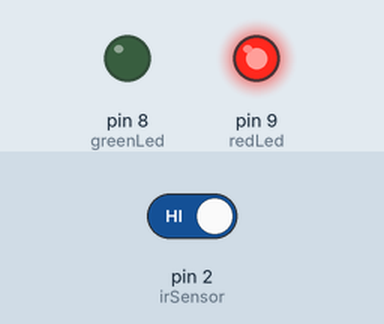
Simulated run of this sketch. Board: Arduino Uno, built with avr-gcc and run on an emulated ATmega328P. Parts: output pins drawn as LEDs (lit = HIGH). The test bench sets the inputs (shaded band); at power-on: pin 2 (irSensor) HIGH.

Above: at 1.2 s.
1.3 s: pin 2 (irSensor) driven LOW
At 1.6 s:
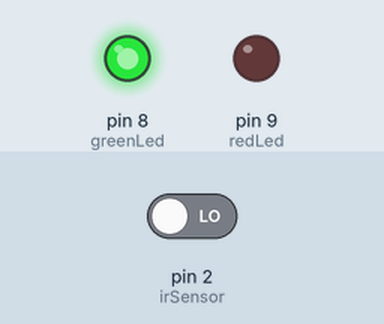
2.8 s: pin 2 (irSensor) driven HIGH
At 4.0 s:
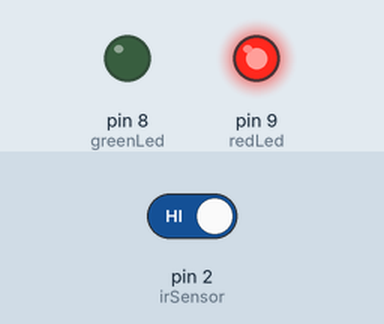
Timing chart, 0 to 5.8 s (numbered marks = the images above; inputs shaded):
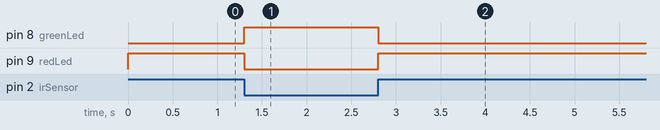

Measured:
- after the input at 1.3 s, pin 8 (greenLed): LOW → HIGH at once; pin 9 (redLed): HIGH → LOW at once
- after the input at 2.8 s, pin 8 (greenLed): HIGH → LOW at once; pin 9 (redLed): LOW → HIGH at once

The sketch:

automatic_door.ino
```cpp
int irSensor = 2;
int greenLed = 8;
int redLed = 9;

void setup() {
  pinMode(irSensor, INPUT);
  pinMode(greenLed, OUTPUT);
  pinMode(redLed, OUTPUT);
}

void loop() {
  int sensorValue = digitalRead(irSensor);

  if (sensorValue == LOW) {
    // Object detected
    digitalWrite(greenLed, HIGH);
    digitalWrite(redLed, LOW);
  }
  else {
    // No object detected
    digitalWrite(greenLed, LOW);
    digitalWrite(redLed, HIGH);
  }
}
```
